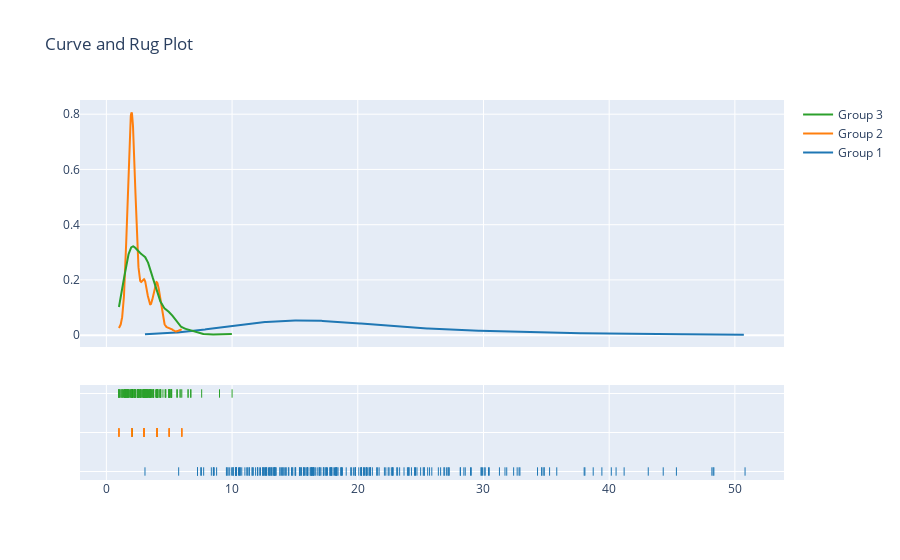

Notebook code cell kept with this figure:
### Markdown cell above
##### 7. Write a Python program to display density plot of all numerical columns from the dataframe and write the intution about plot.

### Code cell
### code here
import plotly.figure_factory as ff
x1=df['total_bill']
x2=df['size']
x3=df['tip']
hist_data = [x1,x2, x3]
group_labels = ['Group 1', 'Group 2','Group 3']
fig = ff.create_distplot(hist_data, group_labels, show_hist=False)
fig.update_layout(title_text='Curve and Rug Plot')
fig.show()

### Figure 1 — Plotly figure (JSON) as saved in the notebook; plotly's stock layout.template omitted (floating-point values rounded to 4 significant figures; data arrays with more than 128 entries replaced by an {"elided": "..."} marker saying what was removed)
{"data": [{"legendgroup": "Group 1", "marker": {"color": "rgb(31, 119, 180)"}, "mode": "lines", "name": "Group 1", "showlegend": true, "type": "scatter", "x": {"elided": "500 float values"}, "xaxis": "x", "y": {"elided": "500 float values"}, "yaxis": "y"}, {"legendgroup": "Group 2", "marker": {"color": "rgb(255, 127, 14)"}, "mode": "lines", "name": "Group 2", "showlegend": true, "type": "scatter", "x": {"elided": "500 float values"}, "xaxis": "x", "y": {"elided": "500 float values"}, "yaxis": "y"}, {"legendgroup": "Group 3", "marker": {"color": "rgb(44, 160, 44)"}, "mode": "lines", "name": "Group 3", "showlegend": true, "type": "scatter", "x": {"elided": "500 float values"}, "xaxis": "x", "y": {"elided": "500 float values"}, "yaxis": "y"}, {"legendgroup": "Group 1", "marker": {"color": "rgb(31, 119, 180)", "symbol": "line-ns-open"}, "mode": "markers", "name": "Group 1", "showlegend": false, "type": "scatter", "x": {"elided": "244 float values"}, "xaxis": "x", "y": {"elided": "244 str values"}, "yaxis": "y2"}, {"legendgroup": "Group 2", "marker": {"color": "rgb(255, 127, 14)", "symbol": "line-ns-open"}, "mode": "markers", "name": "Group 2", "showlegend": false, "type": "scatter", "x": {"elided": "244 int values"}, "xaxis": "x", "y": {"elided": "244 str values"}, "yaxis": "y2"}, {"legendgroup": "Group 3", "marker": {"color": "rgb(44, 160, 44)", "symbol": "line-ns-open"}, "mode": "markers", "name": "Group 3", "showlegend": false, "type": "scatter", "x": {"elided": "244 float values"}, "xaxis": "x", "y": {"elided": "244 str values"}, "yaxis": "y2"}], "layout": {"barmode": "overlay", "hovermode": "closest", "legend": {"traceorder": "reversed"}, "title": {"text": "Curve and Rug Plot"}, "xaxis": {"anchor": "y2", "domain": [0, 1], "zeroline": false}, "yaxis": {"anchor": "free", "domain": [0.35, 1], "position": 0}, "yaxis2": {"anchor": "x", "domain": [0, 0.25], "dtick": 1, "showticklabels": false}}}
